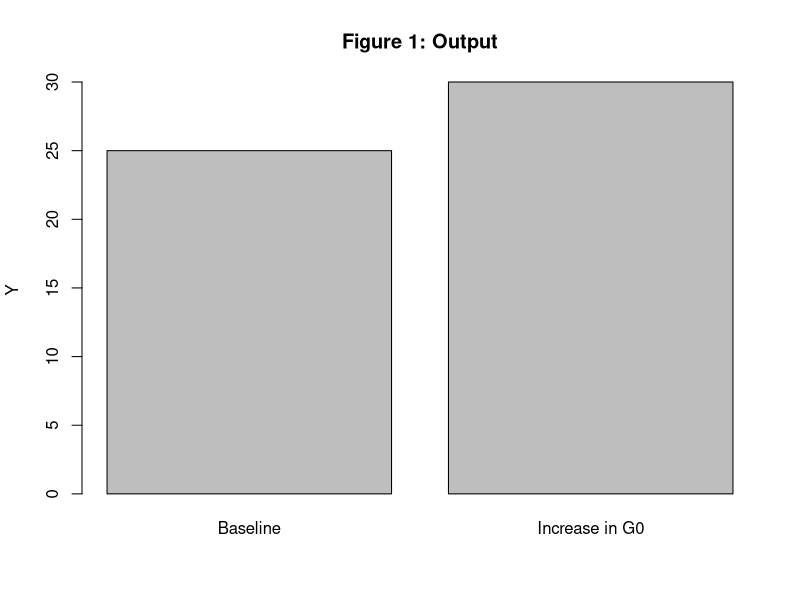
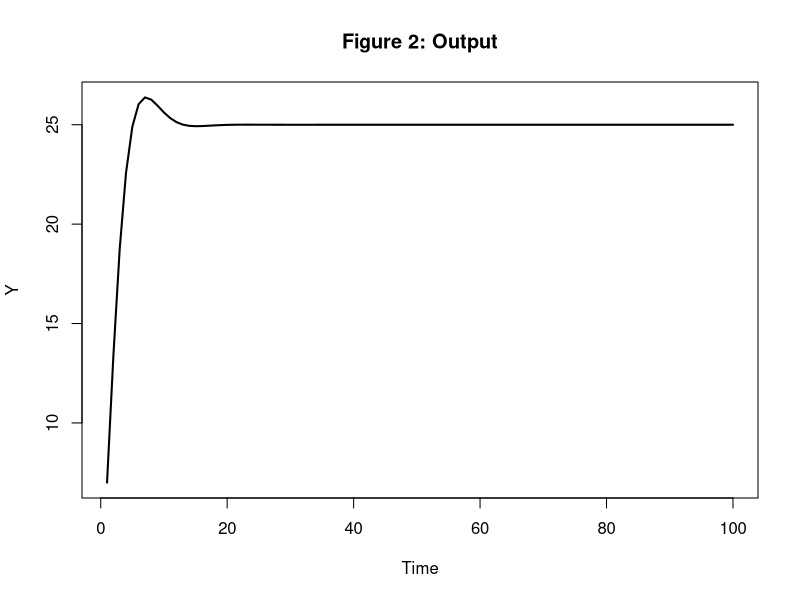
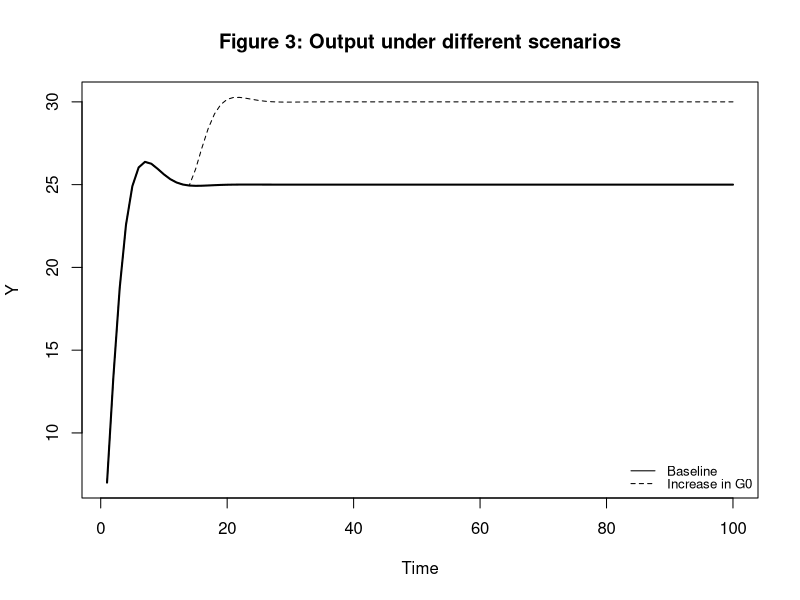
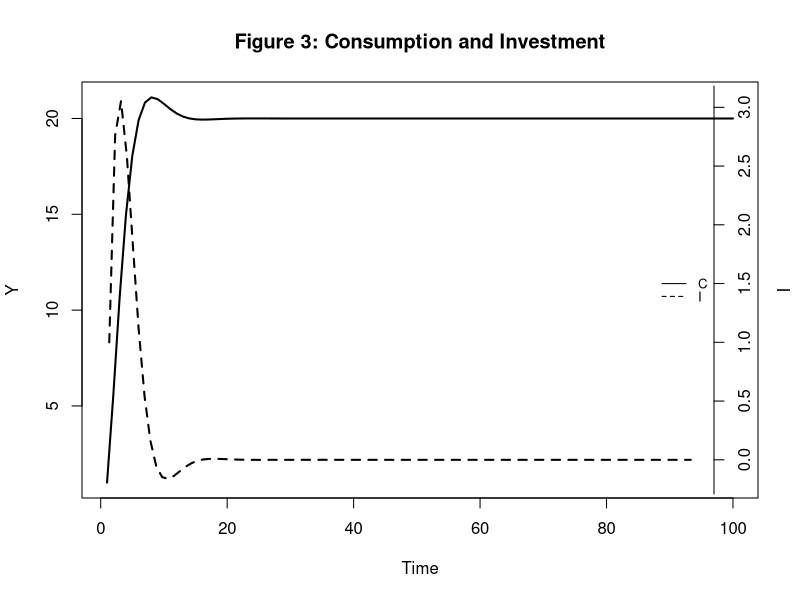
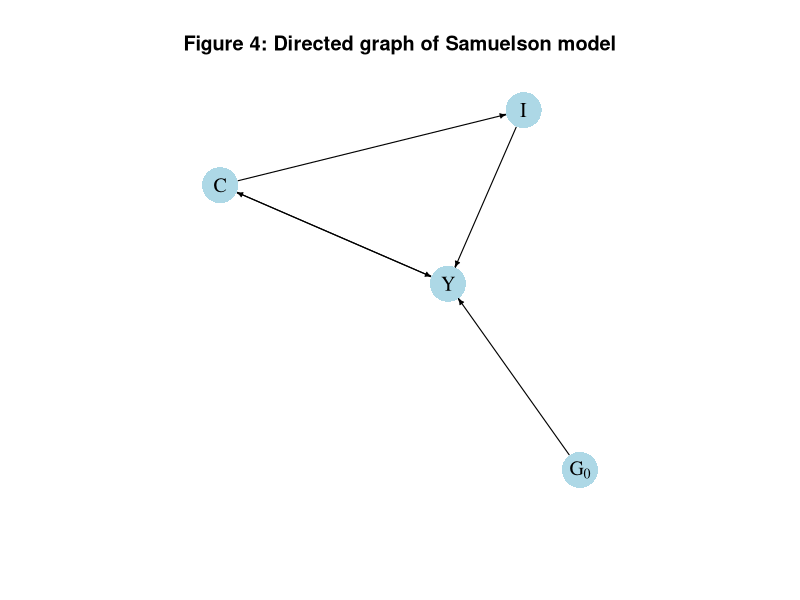

These charts were generated, in order, by the following R code:
## ---- chunk 1
### Simulate Keynesian goods market model via iteration

#Clear the environment 
rm(list=ls(all=TRUE))

# Set number of parameterisations that will be considered
S=2

# Set fixed parameter values
c0=3
c1=0.8

#Create vector in which equilibrium solutions from different parameterisations will be stored
Y_eq=vector(length=S)
C_eq=vector(length=S)

#Create vector with parameter that will change 
I0=vector(length=S)
I0[1]=5
I0[2]=6

# Initialise endogenous variables at arbitrary positive value 
Y=C=1

#Solve this system numerically through 1000 iterations based on the initialisation
for (i in 1:S){
  for (iteration in 1:1000){
  Y = C + I0[i]
  C = c0 + c1*Y
  } # close iterations loop
  
#Save results for different parameterisations in vector
Y_eq[i]=Y
C_eq[i]=C
} # close parameterisations loop

# Display solutions
Y_eq
C_eq

# Verify solutions for Y
(c0+I0[])/(1-c1)
## ---- chunk 2
### Parameterisation for which method of iteration fails

#Clear the environment 
rm(list=ls(all=TRUE))

# Set number of parameterisations that will be considered
S=2

# Set fixed parameter values
c0=3
c1=1.2

#Create vector in which equilibrium solutions from different parameterisations will be stored
Y_eq=vector(length=S)
C_eq=vector(length=S)

#Create vector with parameter that will change 
I0=vector(length=S)
I0[1]=5
I0[2]=6

# Initialise endogenous variables at arbitrary positive value 
Y=C=1

#Solve this system numerically through 1000 iterations based on the initialisation
for (i in 1:S){
  for (iteration in 1:1000){
  Y = C + I0[i]
  C = c0 + c1*Y
  } # close iterations loop
  
#Save results for different parameterisations in vector
Y_eq[i]=Y
C_eq[i]=C
} # close parameterisations loop

# Display solutions
Y_eq

# Verify solutions for Y
(c0+I0[])/(1-c1)
## ---- chunk 3
### Simulate Samuelson 1939

#Clear the environment 
rm(list=ls(all=TRUE))

# Set number of periods for which you want to simulate
T=100

# Set number of parameterisations that will be considered
S=2

# Set period in which shock or shift in an will occur
s=15

# Set fixed parameter values
c1=0.8
beta=0.6

# Construct matrices in which values for different periods will be stored; initialise at 1
C=matrix(data=1, nrow=S, ncol=T)
I=matrix(data=1, nrow=S, ncol=T)

#Construct matrices for exogenous variable or parameter that will change over time to capture different scenarios
G0=matrix(data=5, nrow=S, ncol=T)

# Set parameter values for different scenarios
G0[2,s:T]=6     # scenario: permanent increase in government spending from I0=5 to I0=6 from period s=15 onwards

#Solve this system recursively based on the initialisation
for (i in 1:S){
  for (t in 2:T){
    C[i,t] = c1*(C[i,t-1] + I[i,t-1] + G0[i,t-1])
    I[i,t] = beta*(c1*(C[i,t-1] + I[i,t-1] + G0[i,t-1]) - C[i,t-1])
  } # close time loop
}   # close scenarios loop

# Calculate output
Y=C+G0+I

# Display solution
Y[,T]

# Verify solutions for Y
(G0[,T])/(1-c1)
## ---- chunk 4
# Bar chart of different equilibrium solutions of Samuelson (1939) model
barplot(Y[,T], ylab="Y", main="Figure 1: Output", names.arg=c("Baseline", "Increase in G0"))
## ---- chunk 5
# Time series chart of output dynamics in Samuelson (1939) model
plot(Y[1, 1:100],type="l", col=1, lwd=2, lty=1, xlab="Time", ylab="Y") 
title(main="Figure 2: Output", cex=0.8)
## ---- chunk 6
# Time series chart of output dynamics for different scenarios in Samuelson (1939) model
plot(Y[1, 1:100],type="l", col=1, lwd=2, lty=1, xlab="Time", ylab="Y", ylim=range(min(Y[1,], Y[2,]), max(Y[1,], Y[2,]))) 
title(main="Figure 3: Output under different scenarios", cex=0.8)
lines(Y[2, 1:100],lty=2)
legend("bottomright", legend=c("Baseline", "Increase in G0"),
       lty=1:2, cex=0.8, bty = "n", y.intersp=0.8)

## ---- chunk 7
# Time series chart of Samuelson (1939) model with separate axes for consumption and investment
plot(C[1, 1:100], type="l", col=1, lwd=2, lty=1, xlab="Time", ylab="Y") 
title(main="Figure 3: Consumption and Investment", cex=0.8)
par(mar = c(5, 4, 4, 4) + 0.3)
par(new = TRUE)
plot(I[1, 1:100], type="l", col=1, lwd=2, lty=2, font.main=1, cex.main=1,ylab = '', axes=FALSE,
     xlab = '', ylim = range(I[1, 1:100]), cex=0.8)
axis(side = 4, at=pretty(range(I[1, 1:100])))  
mtext("I", side = 4, line = 3)
legend("right", legend=c("C", "I"),
       lty=1:2, cex=0.8, bty = "n", y.intersp=0.8)
## ---- chunk 8
## Create directed graph
# Construct auxiliary Jacobian matrix for 4 variables: 
  # endogenous: (1) Y, (2) C, (3) I
  # exogenous: (4) G0
# where non-zero elements in regular Jacobian are set to 1 and zero elements are unchanged

              #1 2 3 4
M_mat=matrix(c(0,1,1,1, #1
               1,0,0,0, #2
               0,1,0,0, #3
               0,0,0,0), #4 
               4, 4, byrow=TRUE)

# Create adjacency matrix from transpose of auxiliary Jacobian and add column names
A_mat=t(M_mat)

# Create directed graph from adjacency matrix
library(igraph)
dg=graph_from_adjacency_matrix(A_mat, mode="directed", weighted= NULL)

# Define node labels
V(dg)$name=c("Y", "C", "I", expression(G[0]))

# Plot directed graph matrix
plot(dg, main="Figure 4: Directed graph of Samuelson model", vertex.size=20, vertex.color="lightblue", 
     vertex.label.color="black", edge.arrow.size=0.3, edge.width=1.1, edge.size=1.2,
     edge.arrow.width=1.2, edge.color="black", vertex.label.cex=1.2, 
     vertex.frame.color="NA", margin=-0.05)
## ---- chunk 9
### Simulate continuous time version of Keynesian goods market model

#Clear the environment 
rm(list=ls(all=TRUE))

# Set number of periods for which you want to simulate
T=800

# Set number of parameterisations that will be considered
S=1

# Set fixed parameter values
c0=3
c1=0.8
k=8
delta=0.01

# Construct matrices in which values for different periods will be stored; initialise at 1
Y=matrix(data=1, nrow=S, ncol=T)
C=matrix(data=1, nrow=S, ncol=T)

#Construct matrices for exogenous variable 
I0=matrix(data=5, nrow=S, ncol=T)

#Solve this system recursively based on the initialisation
  for (t in 2:T){
    for (iterations in 1:1000){
    Y[1,t] = Y[1,t-1] + delta*(k*(C[1,t-1] + I0[1,t-1] - Y[1,t-1]))
    C[1,t] = c0 + c1*Y[1,t]
    } # close within-period loop
  } # close time loop


# Verify solutions for Y
(c0+I0[1,T])/(1-c1)
Y[1,T]
